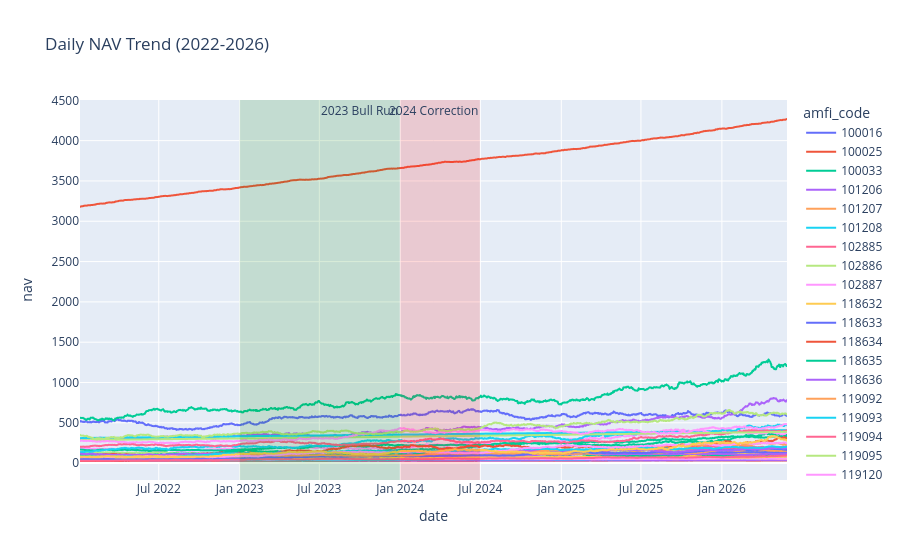

This figure's notebook cell:
### Code cell
nav["date"] = pd.to_datetime(nav["date"])

fig = px.line(
    nav,
    x="date",
    y="nav",
    color="amfi_code",
    title="Daily NAV Trend (2022-2026)"
)

# Bull Run Area
fig.add_vrect(
    x0="2023-01-01",
    x1="2023-12-31",
    fillcolor="green",
    opacity=0.15,
    annotation_text="2023 Bull Run",
    line_width=0
)

# Correction Area
fig.add_vrect(
    x0="2024-01-01",
    x1="2024-06-30",
    fillcolor="red",
    opacity=0.15,
    annotation_text="2024 Correction",
    line_width=0
)

fig.show()

### Figure 1 — Plotly figure (JSON) as saved in the notebook; plotly's stock layout.template omitted (floating-point values rounded to 4 significant figures; data arrays with more than 128 entries replaced by an {"elided": "..."} marker saying what was removed)
{"data": [{"hovertemplate": "amfi_code=100016<br>date=%{x}<br>nav=%{y}<extra></extra>", "legendgroup": "100016", "line": {"color": "#636efa", "dash": "solid"}, "marker": {"symbol": "circle"}, "mode": "lines", "name": "100016", "showlegend": true, "type": "scattergl", "x": {"elided": "1150 str values"}, "xaxis": "x", "y": {"elided": "1150 float values"}, "yaxis": "y"}, {"hovertemplate": "amfi_code=100025<br>date=%{x}<br>nav=%{y}<extra></extra>", "legendgroup": "100025", "line": {"color": "#EF553B", "dash": "solid"}, "marker": {"symbol": "circle"}, "mode": "lines", "name": "100025", "showlegend": true, "type": "scattergl", "x": {"elided": "1150 str values"}, "xaxis": "x", "y": {"elided": "1150 float values"}, "yaxis": "y"}, {"hovertemplate": "amfi_code=100033<br>date=%{x}<br>nav=%{y}<extra></extra>", "legendgroup": "100033", "line": {"color": "#00cc96", "dash": "solid"}, "marker": {"symbol": "circle"}, "mode": "lines", "name": "100033", "showlegend": true, "type": "scattergl", "x": {"elided": "1150 str values"}, "xaxis": "x", "y": {"elided": "1150 float values"}, "yaxis": "y"}, {"hovertemplate": "amfi_code=101206<br>date=%{x}<br>nav=%{y}<extra></extra>", "legendgroup": "101206", "line": {"color": "#ab63fa", "dash": "solid"}, "marker": {"symbol": "circle"}, "mode": "lines", "name": "101206", "showlegend": true, "type": "scattergl", "x": {"elided": "1150 str values"}, "xaxis": "x", "y": {"elided": "1150 float values"}, "yaxis": "y"}, {"hovertemplate": "amfi_code=101207<br>date=%{x}<br>nav=%{y}<extra></extra>", "legendgroup": "101207", "line": {"color": "#FFA15A", "dash": "solid"}, "marker": {"symbol": "circle"}, "mode": "lines", "name": "101207", "showlegend": true, "type": "scattergl", "x": {"elided": "1150 str values"}, "xaxis": "x", "y": {"elided": "1150 float values"}, "yaxis": "y"}, {"hovertemplate": "amfi_code=101208<br>date=%{x}<br>nav=%{y}<extra></extra>", "legendgroup": "101208", "line": {"color": "#19d3f3", "dash": "solid"}, "marker": {"symbol": "circle"}, "mode": "lines", "name": "101208", "showlegend": true, "type": "scattergl", "x": {"elided": "1150 str values"}, "xaxis": "x", "y": {"elided": "1150 float values"}, "yaxis": "y"}, {"hovertemplate": "amfi_code=102885<br>date=%{x}<br>nav=%{y}<extra></extra>", "legendgroup": "102885", "line": {"color": "#FF6692", "dash": "solid"}, "marker": {"symbol": "circle"}, "mode": "lines", "name": "102885", "showlegend": true, "type": "scattergl", "x": {"elided": "1150 str values"}, "xaxis": "x", "y": {"elided": "1150 float values"}, "yaxis": "y"}, {"hovertemplate": "amfi_code=102886<br>date=%{x}<br>nav=%{y}<extra></extra>", "legendgroup": "102886", "line": {"color": "#B6E880", "dash": "solid"}, "marker": {"symbol": "circle"}, "mode": "lines", "name": "102886", "showlegend": true, "type": "scattergl", "x": {"elided": "1150 str values"}, "xaxis": "x", "y": {"elided": "1150 float values"}, "yaxis": "y"}, {"hovertemplate": "amfi_code=102887<br>date=%{x}<br>nav=%{y}<extra></extra>", "legendgroup": "102887", "line": {"color": "#FF97FF", "dash": "solid"}, "marker": {"symbol": "circle"}, "mode": "lines", "name": "102887", "showlegend": true, "type": "scattergl", "x": {"elided": "1150 str values"}, "xaxis": "x", "y": {"elided": "1150 float values"}, "yaxis": "y"}, {"hovertemplate": "amfi_code=118632<br>date=%{x}<br>nav=%{y}<extra></extra>", "legendgroup": "118632", "line": {"color": "#FECB52", "dash": "solid"}, "marker": {"symbol": "circle"}, "mode": "lines", "name": "118632", "showlegend": true, "type": "scattergl", "x": {"elided": "1150 str values"}, "xaxis": "x", "y": {"elided": "1150 float values"}, "yaxis": "y"}, {"hovertemplate": "amfi_code=118633<br>date=%{x}<br>nav=%{y}<extra></extra>", "legendgroup": "118633", "line": {"color": "#636efa", "dash": "solid"}, "marker": {"symbol": "circle"}, "mode": "lines", "name": "118633", "showlegend": true, "type": "scattergl", "x": {"elided": "1150 str values"}, "xaxis": "x", "y": {"elided": "1150 float values"}, "yaxis": "y"}, {"hovertemplate": "amfi_code=118634<br>date=%{x}<br>nav=%{y}<extra></extra>", "legendgroup": "118634", "line": {"color": "#EF553B", "dash": "solid"}, "marker": {"symbol": "circle"}, "mode": "lines", "name": "118634", "showlegend": true, "type": "scattergl", "x": {"elided": "1150 str values"}, "xaxis": "x", "y": {"elided": "1150 float values"}, "yaxis": "y"}, {"hovertemplate": "amfi_code=118635<br>date=%{x}<br>nav=%{y}<extra></extra>", "legendgroup": "118635", "line": {"color": "#00cc96", "dash": "solid"}, "marker": {"symbol": "circle"}, "mode": "lines", "name": "118635", "showlegend": true, "type": "scattergl", "x": {"elided": "1150 str values"}, "xaxis": "x", "y": {"elided": "1150 float values"}, "yaxis": "y"}, {"hovertemplate": "amfi_code=118636<br>date=%{x}<br>nav=%{y}<extra></extra>", "legendgroup": "118636", "line": {"color": "#ab63fa", "dash": "solid"}, "marker": {"symbol": "circle"}, "mode": "lines", "name": "118636", "showlegend": true, "type": "scattergl", "x": {"elided": "1150 str values"}, "xaxis": "x", "y": {"elided": "1150 float values"}, "yaxis": "y"}, {"hovertemplate": "amfi_code=119092<br>date=%{x}<br>nav=%{y}<extra></extra>", "legendgroup": "119092", "line": {"color": "#FFA15A", "dash": "solid"}, "marker": {"symbol": "circle"}, "mode": "lines", "name": "119092", "showlegend": true, "type": "scattergl", "x": {"elided": "1150 str values"}, "xaxis": "x", "y": {"elided": "1150 float values"}, "yaxis": "y"}, {"hovertemplate": "amfi_code=119093<br>date=%{x}<br>nav=%{y}<extra></extra>", "legendgroup": "119093", "line": {"color": "#19d3f3", "dash": "solid"}, "marker": {"symbol": "circle"}, "mode": "lines", "name": "119093", "showlegend": true, "type": "scattergl", "x": {"elided": "1150 str values"}, "xaxis": "x", "y": {"elided": "1150 float values"}, "yaxis": "y"}, {"hovertemplate": "amfi_code=119094<br>date=%{x}<br>nav=%{y}<extra></extra>", "legendgroup": "119094", "line": {"color": "#FF6692", "dash": "solid"}, "marker": {"symbol": "circle"}, "mode": "lines", "name": "119094", "showlegend": true, "type": "scattergl", "x": {"elided": "1150 str values"}, "xaxis": "x", "y": {"elided": "1150 float values"}, "yaxis": "y"}, {"hovertemplate": "amfi_code=119095<br>date=%{x}<br>nav=%{y}<extra></extra>", "legendgroup": "119095", "line": {"color": "#B6E880", "dash": "solid"}, "marker": {"symbol": "circle"}, "mode": "lines", "name": "119095", "showlegend": true, "type": "scattergl", "x": {"elided": "1150 str values"}, "xaxis": "x", "y": {"elided": "1150 float values"}, "yaxis": "y"}, {"hovertemplate": "amfi_code=119120<br>date=%{x}<br>nav=%{y}<extra></extra>", "legendgroup": "119120", "line": {"color": "#FF97FF", "dash": "solid"}, "marker": {"symbol": "circle"}, "mode": "lines", "name": "119120", "showlegend": true, "type": "scattergl", "x": {"elided": "1150 str values"}, "xaxis": "x", "y": {"elided": "1150 float values"}, "yaxis": "y"}, {"hovertemplate": "amfi_code=119551<br>date=%{x}<br>nav=%{y}<extra></extra>", "legendgroup": "119551", "line": {"color": "#FECB52", "dash": "solid"}, "marker": {"symbol": "circle"}, "mode": "lines", "name": "119551", "showlegend": true, "type": "scattergl", "x": {"elided": "1150 str values"}, "xaxis": "x", "y": {"elided": "1150 float values"}, "yaxis": "y"}, {"hovertemplate": "amfi_code=119552<br>date=%{x}<br>nav=%{y}<extra></extra>", "legendgroup": "119552", "line": {"color": "#636efa", "dash": "solid"}, "marker": {"symbol": "circle"}, "mode": "lines", "name": "119552", "showlegend": true, "type": "scattergl", "x": {"elided": "1150 str values"}, "xaxis": "x", "y": {"elided": "1150 float values"}, "yaxis": "y"}, {"hovertemplate": "amfi_code=119598<br>date=%{x}<br>nav=%{y}<extra></extra>", "legendgroup": "119598", "line": {"color": "#EF553B", "dash": "solid"}, "marker": {"symbol": "circle"}, "mode": "lines", "name": "119598", "showlegend": true, "type": "scattergl", "x": {"elided": "1150 str values"}, "xaxis": "x", "y": {"elided": "1150 float values"}, "yaxis": "y"}, {"hovertemplate": "amfi_code=119599<br>date=%{x}<br>nav=%{y}<extra></extra>", "legendgroup": "119599", "line": {"color": "#00cc96", "dash": "solid"}, "marker": {"symbol": "circle"}, "mode": "lines", "name": "119599", "showlegend": true, "type": "scattergl", "x": {"elided": "1150 str values"}, "xaxis": "x", "y": {"elided": "1150 float values"}, "yaxis": "y"}, {"hovertemplate": "amfi_code=120503<br>date=%{x}<br>nav=%{y}<extra></extra>", "legendgroup": "120503", "line": {"color": "#ab63fa", "dash": "solid"}, "marker": {"symbol": "circle"}, "mode": "lines", "name": "120503", "showlegend": true, "type": "scattergl", "x": {"elided": "1150 str values"}, "xaxis": "x", "y": {"elided": "1150 float values"}, "yaxis": "y"}, {"hovertemplate": "amfi_code=120504<br>date=%{x}<br>nav=%{y}<extra></extra>", "legendgroup": "120504", "line": {"color": "#FFA15A", "dash": "solid"}, "marker": {"symbol": "circle"}, "mode": "lines", "name": "120504", "showlegend": true, "type": "scattergl", "x": {"elided": "1150 str values"}, "xaxis": "x", "y": {"elided": "1150 float values"}, "yaxis": "y"}, {"hovertemplate": "amfi_code=120505<br>date=%{x}<br>nav=%{y}<extra></extra>", "legendgroup": "120505", "line": {"color": "#19d3f3", "dash": "solid"}, "marker": {"symbol": "circle"}, "mode": "lines", "name": "120505", "showlegend": true, "type": "scattergl", "x": {"elided": "1150 str values"}, "xaxis": "x", "y": {"elided": "1150 float values"}, "yaxis": "y"}, {"hovertemplate": "amfi_code=120506<br>date=%{x}<br>nav=%{y}<extra></extra>", "legendgroup": "120506", "line": {"color": "#FF6692", "dash": "solid"}, "marker": {"symbol": "circle"}, "mode": "lines", "name": "120506", "showlegend": true, "type": "scattergl", "x": {"elided": "1150 str values"}, "xaxis": "x", "y": {"elided": "1150 float values"}, "yaxis": "y"}, {"hovertemplate": "amfi_code=120507<br>date=%{x}<br>nav=%{y}<extra></extra>", "legendgroup": "120507", "line": {"color": "#B6E880", "dash": "solid"}, "marker": {"symbol": "circle"}, "mode": "lines", "name": "120507", "showlegend": true, "type": "scattergl", "x": {"elided": "1150 str values"}, "xaxis": "x", "y": {"elided": "1150 float values"}, "yaxis": "y"}, {"hovertemplate": "amfi_code=120841<br>date=%{x}<br>nav=%{y}<extra></extra>", "legendgroup": "120841", "line": {"color": "#FF97FF", "dash": "solid"}, "marker": {"symbol": "circle"}, "mode": "lines", "name": "120841", "showlegend": true, "type": "scattergl", "x": {"elided": "1150 str values"}, "xaxis": "x", "y": {"elided": "1150 float values"}, "yaxis": "y"}, {"hovertemplate": "amfi_code=120842<br>date=%{x}<br>nav=%{y}<extra></extra>", "legendgroup": "120842", "line": {"color": "#FECB52", "dash": "solid"}, "marker": {"symbol": "circle"}, "mode": "lines", "name": "120842", "showlegend": true, "type": "scattergl", "x": {"elided": "1150 str values"}, "xaxis": "x", "y": {"elided": "1150 float values"}, "yaxis": "y"}, {"hovertemplate": "amfi_code=120843<br>date=%{x}<br>nav=%{y}<extra></extra>", "legendgroup": "120843", "line": {"color": "#636efa", "dash": "solid"}, "marker": {"symbol": "circle"}, "mode": "lines", "name": "120843", "showlegend": true, "type": "scattergl", "x": {"elided": "1150 str values"}, "xaxis": "x", "y": {"elided": "1150 float values"}, "yaxis": "y"}, {"hovertemplate": "amfi_code=120844<br>date=%{x}<br>nav=%{y}<extra></extra>", "legendgroup": "120844", "line": {"color": "#EF553B", "dash": "solid"}, "marker": {"symbol": "circle"}, "mode": "lines", "name": "120844", "showlegend": true, "type": "scattergl", "x": {"elided": "1150 str values"}, "xaxis": "x", "y": {"elided": "1150 float values"}, "yaxis": "y"}, {"hovertemplate": "amfi_code=125497<br>date=%{x}<br>nav=%{y}<extra></extra>", "legendgroup": "125497", "line": {"color": "#00cc96", "dash": "solid"}, "marker": {"symbol": "circle"}, "mode": "lines", "name": "125497", "showlegend": true, "type": "scattergl", "x": {"elided": "1150 str values"}, "xaxis": "x", "y": {"elided": "1150 float values"}, "yaxis": "y"}, {"hovertemplate": "amfi_code=125498<br>date=%{x}<br>nav=%{y}<extra></extra>", "legendgroup": "125498", "line": {"color": "#ab63fa", "dash": "solid"}, "marker": {"symbol": "circle"}, "mode": "lines", "name": "125498", "showlegend": true, "type": "scattergl", "x": {"elided": "1150 str values"}, "xaxis": "x", "y": {"elided": "1150 float values"}, "yaxis": "y"}, {"hovertemplate": "amfi_code=148567<br>date=%{x}<br>nav=%{y}<extra></extra>", "legendgroup": "148567", "line": {"color": "#FFA15A", "dash": "solid"}, "marker": {"symbol": "circle"}, "mode": "lines", "name": "148567", "showlegend": true, "type": "scattergl", "x": {"elided": "1150 str values"}, "xaxis": "x", "y": {"elided": "1150 float values"}, "yaxis": "y"}, {"hovertemplate": "amfi_code=148568<br>date=%{x}<br>nav=%{y}<extra></extra>", "legendgroup": "148568", "line": {"color": "#19d3f3", "dash": "solid"}, "marker": {"symbol": "circle"}, "mode": "lines", "name": "148568", "showlegend": true, "type": "scattergl", "x": {"elided": "1150 str values"}, "xaxis": "x", "y": {"elided": "1150 float values"}, "yaxis": "y"}, {"hovertemplate": "amfi_code=148569<br>date=%{x}<br>nav=%{y}<extra></extra>", "legendgroup": "148569", "line": {"color": "#FF6692", "dash": "solid"}, "marker": {"symbol": "circle"}, "mode": "lines", "name": "148569", "showlegend": true, "type": "scattergl", "x": {"elided": "1150 str values"}, "xaxis": "x", "y": {"elided": "1150 float values"}, "yaxis": "y"}, {"hovertemplate": "amfi_code=149322<br>date=%{x}<br>nav=%{y}<extra></extra>", "legendgroup": "149322", "line": {"color": "#B6E880", "dash": "solid"}, "marker": {"symbol": "circle"}, "mode": "lines", "name": "149322", "showlegend": true, "type": "scattergl", "x": {"elided": "1150 str values"}, "xaxis": "x", "y": {"elided": "1150 float values"}, "yaxis": "y"}, {"hovertemplate": "amfi_code=149323<br>date=%{x}<br>nav=%{y}<extra></extra>", "legendgroup": "149323", "line": {"color": "#FF97FF", "dash": "solid"}, "marker": {"symbol": "circle"}, "mode": "lines", "name": "149323", "showlegend": true, "type": "scattergl", "x": {"elided": "1150 str values"}, "xaxis": "x", "y": {"elided": "1150 float values"}, "yaxis": "y"}, {"hovertemplate": "amfi_code=149324<br>date=%{x}<br>nav=%{y}<extra></extra>", "legendgroup": "149324", "line": {"color": "#FECB52", "dash": "solid"}, "marker": {"symbol": "circle"}, "mode": "lines", "name": "149324", "showlegend": true, "type": "scattergl", "x": {"elided": "1150 str values"}, "xaxis": "x", "y": {"elided": "1150 float values"}, "yaxis": "y"}], "layout": {"annotations": [{"showarrow": false, "text": "2023 Bull Run", "x": "2023-12-31", "xanchor": "right", "xref": "x", "y": 1, "yanchor": "top", "yref": "y domain"}, {"showarrow": false, "text": "2024 Correction", "x": "2024-06-30", "xanchor": "right", "xref": "x", "y": 1, "yanchor": "top", "yref": "y domain"}], "legend": {"title": {"text": "amfi_code"}, "tracegroupgap": 0}, "shapes": [{"fillcolor": "green", "line": {"width": 0}, "opacity": 0.15, "type": "rect", "x0": "2023-01-01", "x1": "2023-12-31", "xref": "x", "y0": 0, "y1": 1, "yref": "y domain"}, {"fillcolor": "red", "line": {"width": 0}, "opacity": 0.15, "type": "rect", "x0": "2024-01-01", "x1": "2024-06-30", "xref": "x", "y0": 0, "y1": 1, "yref": "y domain"}], "title": {"text": "Daily NAV Trend (2022-2026)"}, "xaxis": {"anchor": "y", "domain": [0, 1], "title": {"text": "date"}}, "yaxis": {"anchor": "x", "domain": [0, 1], "title": {"text": "nav"}}}}
